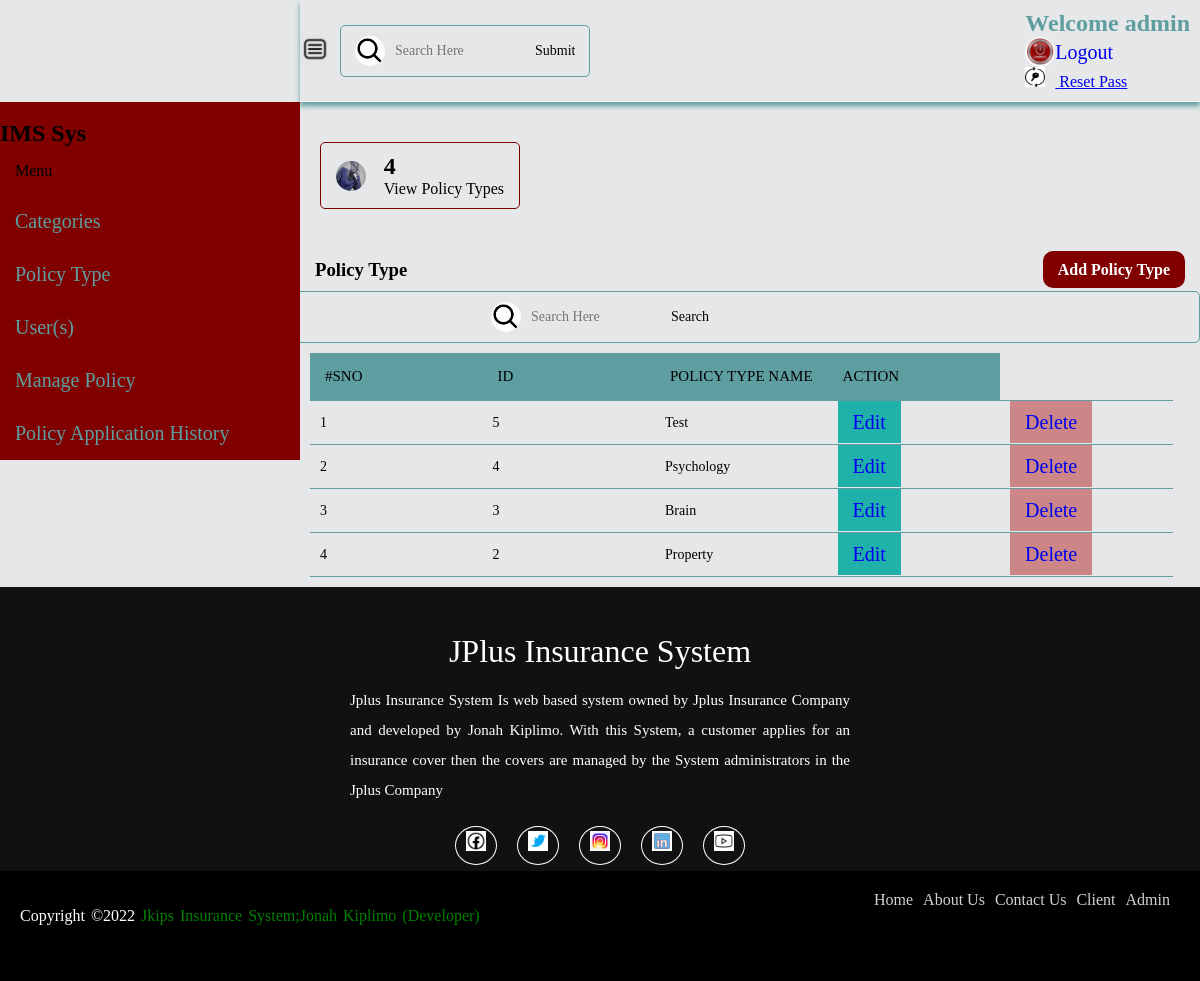
The page /policy_type.php (signed in) on the database its author committed.
### tables this page shows
CREATE TABLE `policy_type` (
  `id` int(11) NOT NULL,
  `policy_type` varchar(255) NOT NULL
);

### policy_type.php (the view, shortened to what this page needs)
<?php
require('top.inc.php');
?>
<link rel="stylesheet" type="text/css" href="style.css">
<section class="boxes">
    <div class="box">
        <div class="box-content">
             <img class="img"  src="images/me.png" alt="" >
             <?php
                $res=mysqli_query($con,'SELECT * FROM POLICY_TYPE order by id desc');
                $countpolicy_types=mysqli_num_rows($res);
                  ?>
                 <div>
                     <h2><?php echo $countpolicy_types ?></h2>
                    <span> View Policy Types</span>
                 </div>
        </div>
    </div>
</section>
                    <div class="table-heads">
                        <h3 class="table-title">Policy Type </h3>
                        <h4 class="table-link"><a href="add_policy_type.php">Add Policy Type</a></h4>
                    </div>
                    <?php require 'includes/search_form.php';  ?>
                      <div class="table-stats">
                          <table class="table">
                                <thead>
                                    <tr>
                                            <th width="20%">#SNO</th>
                                            <th width="20%" >ID</th>
                                            <th width="20%">Policy Type Name</th>
                                            <th width="20%">Action</th>
                                    </tr>
                                </thead>
                                <tbody>
                                    <?php
                                   $i=1;
                                    while ($row=mysqli_fetch_assoc($res)) {
                                     ?>
                                        <tr>
                                            <td><?php echo $i;  ?></td>
                                            <td><?php echo $row['id'];  ?></td>
                                            <td><?php echo $row['policy_type'];  ?></td>
                                            <td>
                                                <a class="editbtn" href="add_policy_type.php?id=<?php echo $row['id'];  ?> "> Edit</a> </td>
                                               <td> <a class="deletebtn" href="policy_type.php?id=<?php echo $row['id'];  ?> &type=delete">Delete</a>
                                            </td>
                                        </tr>
                                        <?php
                                     $i++; }?>
                                </tbody>
                          </table>
                      </div>
<?php
require('includes/footer.inc.php');
?>

### style.css (style rules this page uses)
:root { --body-color:#E5E7E8; --menu-bgcolor:#800000; --text-color-menu:rgb(93, 93, 93); --text-bgcolor-hover:rgba(204, 191, 191, 0.582); --text-bgcolor-light:rgb(165, 162, 162); --border-bottom:rgb(197, 180, 180); }
* { margin: 0; padding: 0;box-sizing: border-box; font-family: ''; }
body { width: 100%; background: var(--body-color); position: relative; }
a.editbtn { text-decoration: none; padding: 10px 15px; background: lightseagreen; font-size: 20px; margin: 10px auto; }
a.deletebtn { text-decoration: none; padding: 10px 15px; background: rgba(178, 32, 32, 0.486); font-size: 20px; }
.table-heads { margin-left: 300px; display: flex; justify-content: space-between; align-items: center; margin-top: 20px; padding: 10px 15px 10px 15px; }
.table-heads .table-link a { background: var(--menu-bgcolor); color: #fff; padding: 10px 15px; text-decoration: none; border-radius: 10px; }
.table-stats { width: calc(100% - 300px ); margin-left: 300px; overflow: auto; padding: 10px; border-radius: 10px; }
table { border-collapse: collapse; }
tr { border-bottom: 1px solid cadetblue; }
th { font-size: 15px; text-transform: uppercase; padding: 15px; font-weight: 500; background: cadetblue; text-align: start; }
td { font-size: 14px; padding: 10px ; }
section.boxes { margin-left: 300px; }
.box { display: flex; align-items: flex-start; justify-content: space-between; flex-wrap: wrap; margin-top: 20px; margin-bottom: 10px; }
.box-content { cursor: pointer; display: flex; align-items: center; justify-content: space-between; padding: 10px 15px; border: 1px solid var(--menu-bgcolor); border-radius: 5px; margin: 20px; width: 200px; height: auto; }
.img { background: var(--body-color); width: 30px; height:30px; border-radius:50%;margin-right: 10px; }

### policy_type.php (style rules this page uses)
.table-stats { width: calc(100% - 300px ); margin-left: 300px; overflow: auto; padding: 10px; border-radius: 10px; }

### rows shown on the page
policy_type: id "5", policy_type "Test"
policy_type: id "4", policy_type "Psychology"
policy_type: id "3", policy_type "Brain"
policy_type: id "2", policy_type "Property"

### other values the page prints
$_SESSION['USERNAME'] "admin"
$countpolicy_types "4"
